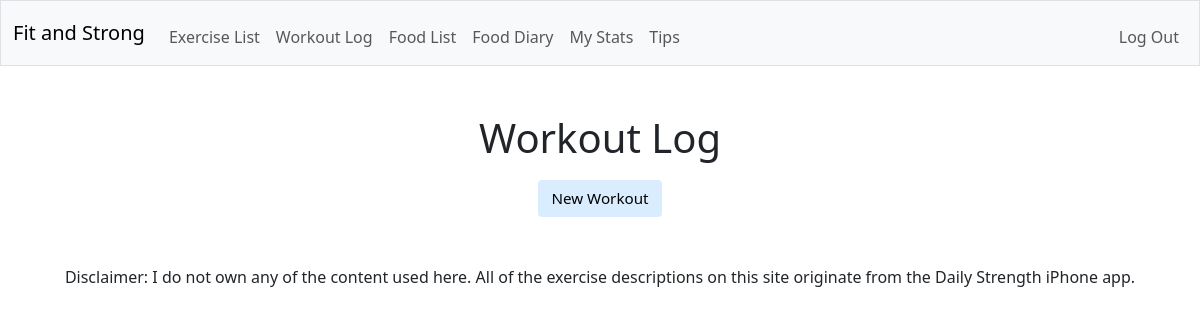
The page /workoutlog (signed in) on the database as committed earlier.
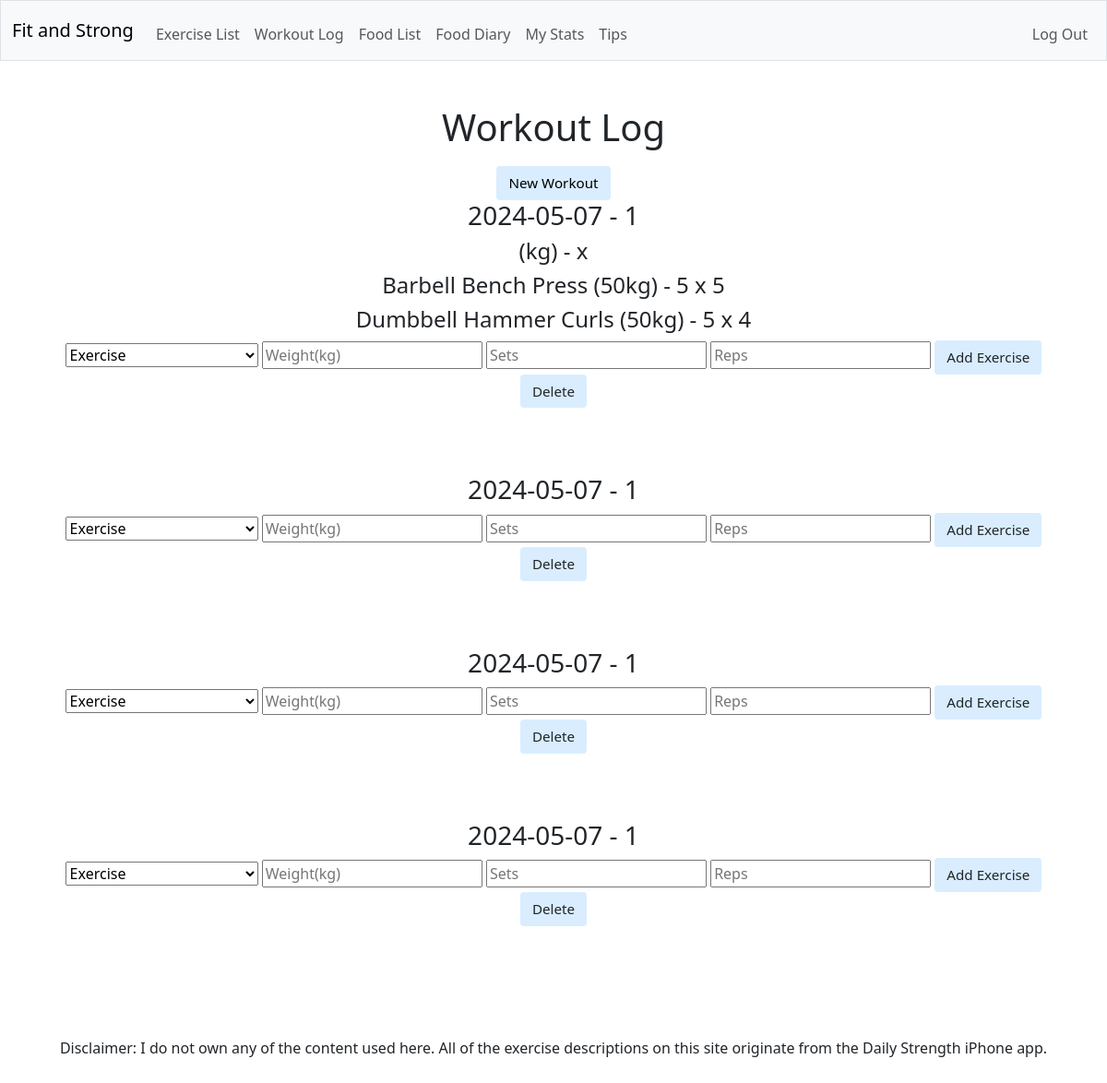
The same page on the database as committed later.
### tables this page shows
CREATE TABLE "workouts" (
  "id" INTEGER,
  "date" TEXT NOT NULL,
  "user_id" TEXT NOT NULL,
  PRIMARY KEY("id")
);

CREATE TABLE "exercise_instances" (
  "id" INTEGER,
  "workout_id" INTEGER,
  "exercise_name" TEXT NOT NULL,
  "weight_kg" INTEGER,
  "sets" INTEGER,
  "reps" INTEGER,
  PRIMARY KEY("id"),
  FOREIGN KEY("workout_id") REFERENCES "workouts"("id")
);

### app.py (the view)
@app.route("/workoutlog", methods=["GET", "POST"])
@login_required
def workoutlog():
  print(request.method)
  if request.method == "POST":
    username = db.execute(
        """SELECT username FROM users
        WHERE id = ?;""",
        session["user_id"]
    )
    try:
      db.execute(
        """INSERT INTO "workouts" ("date", "user_id")
        VALUES (?, ?);""",
        date.today(), session["user_id"]
      )
      return redirect("/workoutlog")
    except ValueError:
       return error("only one workout can be entered per day", 400)
  else:
    exercises = db.execute("SELECT * FROM exercises;")
    workouts = db.execute("SELECT * FROM workouts WHERE user_id = ?;", session["user_id"])
    exercise_instances = db.execute("SELECT * FROM exercise_instances;")
    return render_template("workoutlog.html", workouts=workouts, exercise_instances = exercise_instances, exercises=exercises)

### app.py (called while the page is built)
def login_required(f):
    @wraps(f)
    def decorated_function(*args, **kwargs):
        if session.get("user_id") is None:
            return redirect("/login")
        return f(*args, **kwargs)
    return decorated_function

### templates/workoutlog.html (shortened to what this page needs)
{% extends "layout.html" %}
{% block main %}
  <h1>Workout Log</h1>
  <form action="/workoutlog" method="post">
    <button type="submit">New Workout</button>
  </form>
    {% for workout in workouts %}
    <h3>{{ workout.date }} - {{ workout.user_id }}</h3>
      {% for instance in exercise_instances %}
        {% if instance.workout_id == workout.id %}
        <h4>{{ instance.exercise_name }} ({{ instance.weight_kg }}kg) - {{ instance.sets }} x {{ instance.reps }}</h4>
        {% endif %}
      {% endfor %}
    <form action="/addexercise/{{ workout.id }}" method="post">
      <select name="exercise-name">
        <option disabled selected value="">Exercise</option>
        </select>
      <input autocomplete="off" name="weight" placeholder="Weight(kg)" type="number">
      <input autocomplete="off" name="sets" placeholder="Sets" type="number">
      <input autocomplete="off" name="reps" placeholder="Reps" type="number">
      <input class="btn" type="submit" name="add" value="Add Exercise">
    </form>
    <form action="/deleteworkout/{{ workout.id }}" method="post">
      <input class="btn" type="submit" name="delete" value="Delete">
    </form>
    <br><br><br>
    {% endfor %}
{% endblock %}

### templates/layout.html (shortened to what this page needs)
<!DOCTYPE html>
<html lang="en">
    <head>
        <link href="https://cdn.jsdelivr.net/npm/bootstrap@5.3.2/dist/css/bootstrap.min.css" rel="stylesheet">
        <link href="../static/style.css" rel="stylesheet">
    </head>
    <body>
        <nav class="bg-light border navbar navbar-expand-md navbar-light">
            <div class="container-fluid">
                <a class="navbar-brand" href="/">Fit and Strong</a>
                <div class="collapse navbar-collapse" id="navbar">
                    {% if session["user_id"] %}
                        <ul class="navbar-nav me-auto mt-2">
                            <li class="nav-item"><a class="nav-link" href="/exerciselist">Exercise List</a></li>
                            <li class="nav-item"><a class="nav-link" href="/workoutlog">Workout Log</a></li>
                            <li class="nav-item"><a class="nav-link" href="/foodlist">Food List</a></li>
                            <li class="nav-item"><a class="nav-link" href="/fooddiary">Food Diary</a></li>
                            <li class="nav-item"><a class="nav-link" href="/mystats">My Stats</a></li>
                            <li class="nav-item"><a class="nav-link" href="/tips">Tips</a></li>
                        </ul>
                        <ul class="navbar-nav ms-auto mt-2">
                            <li class="nav-item"><a class="nav-link" href="/logout">Log Out</a></li>
                        </ul>
                    {% else %}
                        <ul class="navbar-nav ms-auto mt-2">
                            <li class="nav-item"><a class="nav-link" href="/register">Register</a></li>
                            <li class="nav-item"><a class="nav-link" href="/login">Log In</a></li>
                        </ul>
                    {% endif %}
                </div>
            </div>
        </nav>
      <main class="container py-5 text-center">
          {% block main %}{% endblock %}
      </main>
      <footer class="mb-5">
        <p>Disclaimer: I do not own any of the content used here. All of the exercise descriptions on this site originate from the Daily Strength iPhone app.</p>
      </footer>
    </body>
</html>

### static/style.css (style rules this page uses)
button { margin-top: 10px; }
footer { text-align: center; }
button, input[type="submit"] { background-color: #d9edff; border: 1px solid transparent; border-radius: 0.25rem; font-size: 0.95rem; font-weight: 400; line-height: 1.5; padding: 0.375rem 0.75rem; text-align: center; transition: color 0.15s ease-in-out, background-color 0.15s ease-in-out, border-color 0.15s ease-in-out, box-shadow 0.15s ease-in-out; vertical-align: middle; }

Rows that differ between the two databases and show on the page:
added workouts: date "2024-05-07", user_id "1"
now on this page (row edited): exercise_instances: exercise_name "Barbell Bench Press", weight_kg "50", sets "5", reps "5"
added exercise_instances: exercise_name "Dumbbell Hammer Curls", weight_kg "50", sets "5", reps "4"
added workouts: date "2024-05-07", user_id "1"
added workouts: date "2024-05-07", user_id "1"
added workouts: date "2024-05-07", user_id "1"
